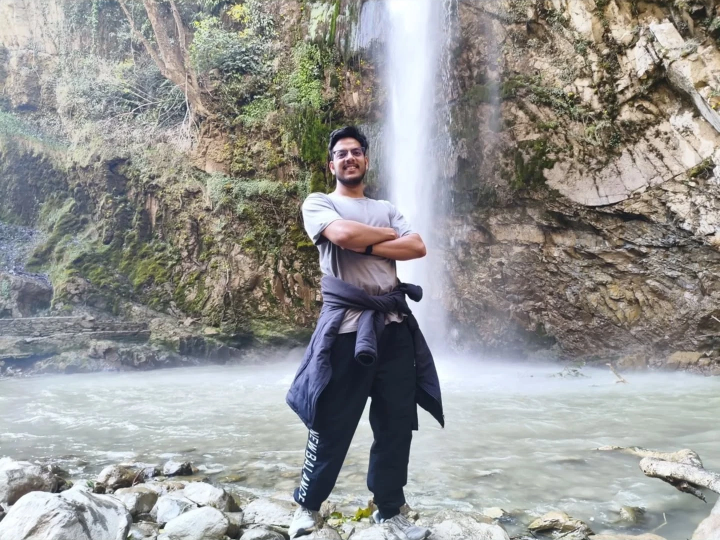
#> input picture photos/adventure/01-waterfall-standing.webp, 1440 x 1080 px (shown at 1/2 size)
$ python depad-instagram.py ../photos/adventure/01-waterfall-standing.webp ../photos/adventure/02-waterfall-closeup.webp
#> lines starting #> are read from the running program, lines starting #| are printed output that depends on the picture
#!/usr/bin/env python3
"""
Remove the blurred side/top bars Instagram adds when it squares a non-square photo.

    python3 tools/depad-instagram.py input.webp [output.webp]      # auto-detect, prints the crop box
    python3 tools/depad-instagram.py input.webp out.webp --box 180,0,1260,1440   # force a crop box

Use it on photos exported from an Instagram backup BEFORE dropping them into photos/<category>/.
(Photos taken straight from your phone gallery do not need this.) Needs: pip install pillow
"""
import sys, statistics
from PIL import Image, ImageOps, ImageChops

CANDS = [0, 108, 144, 180, 240, 315]  # common pad widths on a 1440px square

def profiles(im):
    g = im.convert("L"); W, H = g.size
    dx = ImageChops.difference(g.crop((0, 0, W - 1, H)), g.crop((1, 0, W, H)))
    dy = ImageChops.difference(g.crop((0, 0, W, H - 1)), g.crop((0, 1, W, H)))
    col = list(dx.resize((W - 1, 1), Image.BOX).get_flattened_data() if hasattr(dx, "get_flattened_data") else dx.resize((W - 1, 1), Image.BOX).getdata())
    row = list(dy.resize((1, H - 1), Image.BOX).get_flattened_data() if hasattr(dy, "get_flattened_data") else dy.resize((1, H - 1), Image.BOX).getdata())
    return col, row

def score(p, n, b):
    if b == 0: return 0.0
    bar = sum(p[2:b - 3]) / max(1, b - 5)
    cont = sum(p[b + 3:min(n - 1, 2 * b)]) / max(1, min(n - 1, 2 * b) - b - 3)
    step = max(p[b - 2:b + 2]); base = statistics.median(p[b + 3:b + 40]) + 0.5
    return (cont / (bar + 0.3)) * (step / base)

def detect(im, thr=10):
    W, H = im.size
    if abs(W - 1440) > 8 and abs(H - 1440) > 8: return (0, 0, W, H)   # not an Instagram square export
    scale = W / 1440
    col, row = profiles(im)
    best = lambda p, n: max(((score(p, n, int(b * scale)), int(b * scale)) for b in CANDS))
    sx, bx = best(col, W); sy, by = best(row, H)
    bx = bx if sx > thr else 0; by = by if sy > thr else 0
    return (bx, by, W - bx, H - by)

if __name__ == "__main__":
    if len(sys.argv) < 2: print(__doc__); sys.exit(1)
    src = sys.argv[1]; out = sys.argv[2] if len(sys.argv) > 2 and not sys.argv[2].startswith("--") else None
    im = ImageOps.exif_transpose(Image.open(src)).convert("RGB")
#> im is the input picture: PIL image 1440x1080 RGB; mean R, G, B 149.8, 149.7, 147.4
    box = tuple(int(v) for v in sys.argv[sys.argv.index("--box") + 1].split(",")) if "--box" in sys.argv else detect(im)
#> in profiles, `g = im.convert('L')`:
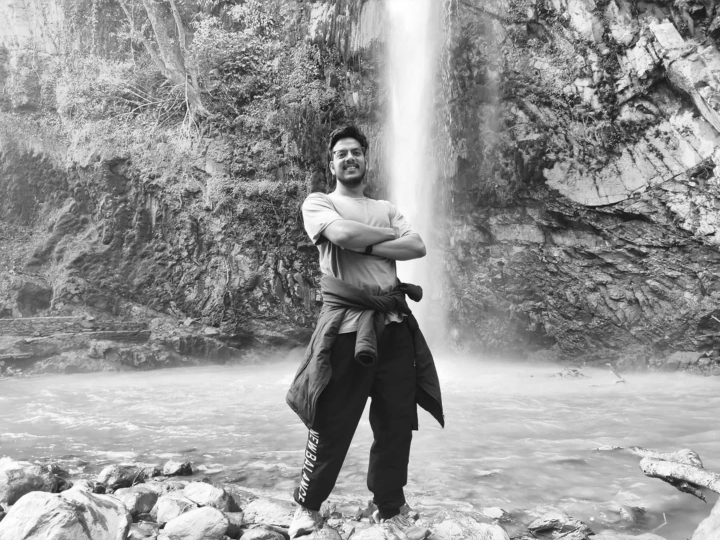
#> g: PIL image 1440x1080 L (shown at 1/2 size); min 8, max 255, mean 149.5
#> in profiles, `dx = ImageChops.difference(g.crop((0, 0, W - 1, H)), g.crop((1, 0, W, ..`:
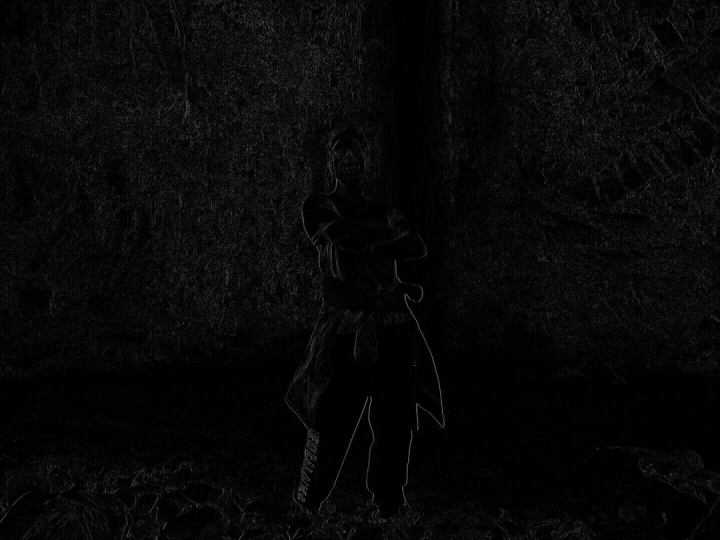
#> dx: PIL image 1439x1080 L (shown at 1/2 size); min 0, max 149, mean 7.6
#> in profiles, `col = list(dx.resize((W - 1, 1), Image.BOX).get_flattened_data() if ha..`: col = 1439 values, max 19 at index 615, min 1 at index 800, mean 7.56
#> in profiles, `row = list(dy.resize((1, H - 1), Image.BOX).get_flattened_data() if ha..`: row = 1079 values, max 17 at index 171, min 1 at index 756, mean 8.36
#> in detect, `sx, bx = best(col, W)`: sx = 1.95; bx = 144
#> in detect, `sy, by = best(row, H)`: sy = 1.53; by = 108
#> in detect, `bx = bx if sx > thr else 0`: bx = 0
#> box = (0, 0, 1440, 1080)
    print("crop box:", box, "of", im.size)
#| crop box: (0, 0, 1440, 1080) of (1440, 1080)
    if out: im.crop(box).save(out, quality=92, method=6) if out.lower().endswith(".webp") else im.crop(box).save(out, quality=92)

$ run again, on photos/adventure/03-bridge-waterfall.webp
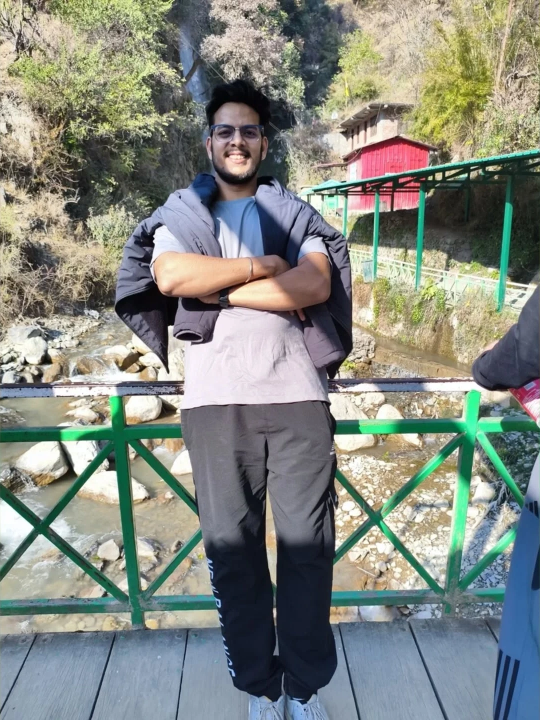
#> input picture photos/adventure/03-bridge-waterfall.webp, 1080 x 1440 px (shown at 1/2 size)
#> im is the input picture: PIL image 1080x1440 RGB; mean R, G, B 132, 136.8, 129.1
#> in profiles, `g = im.convert('L')`:
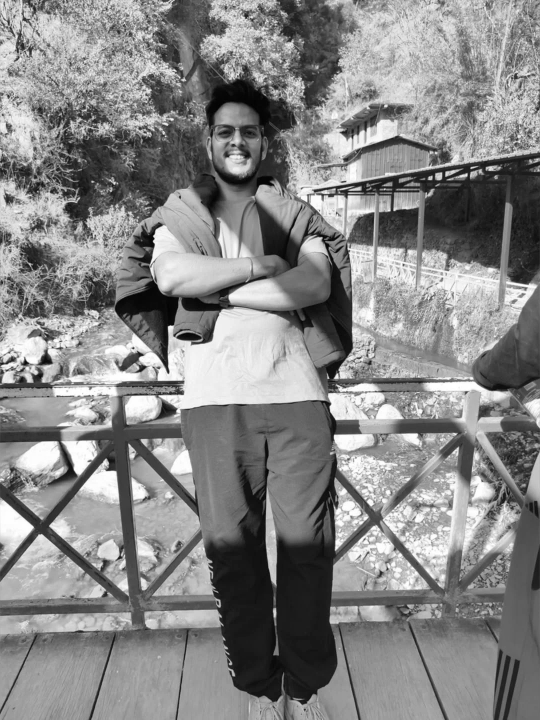
#> g: PIL image 1080x1440 L (shown at 1/2 size); min 0, max 255, mean 134.5
#> in profiles, `dx = ImageChops.difference(g.crop((0, 0, W - 1, H)), g.crop((1, 0, W, ..`:
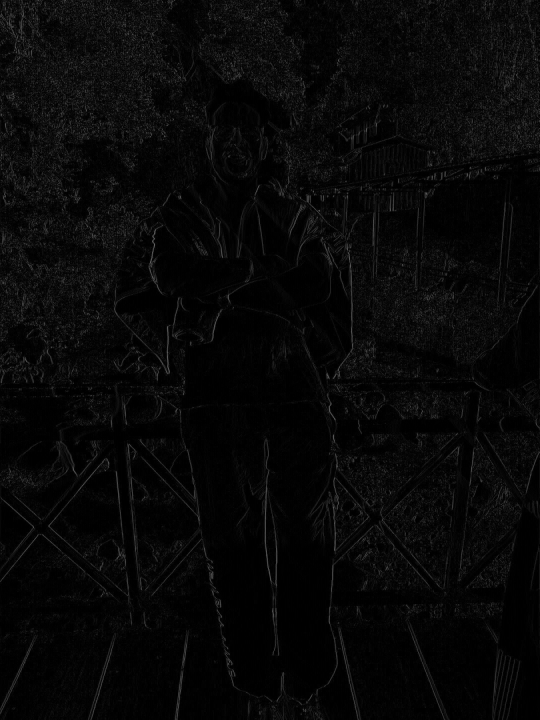
#> dx: PIL image 1079x1440 L (shown at 1/2 size); min 0, max 144, mean 7.6
#> in profiles, `col = list(dx.resize((W - 1, 1), Image.BOX).get_flattened_data() if ha..`: col = 1079 values, max 16 at index 703, min 3 at index 460, mean 7.58
#> in profiles, `row = list(dy.resize((1, H - 1), Image.BOX).get_flattened_data() if ha..`: row = 1439 values, max 19 at index 791, min 1 at index 1288, mean 7.4
#> in detect, `sx, bx = best(col, W)`: sx = 1.21; bx = 108
#> in detect, `sy, by = best(row, H)`: sy = 1.37; by = 135
#> in detect, `bx = bx if sx > thr else 0`: bx = 0
#> box = (0, 0, 1080, 1440)
#| crop box: (0, 0, 1080, 1440) of (1080, 1440)

$ run again, on photos/adventure/04-hillside-smile.webp
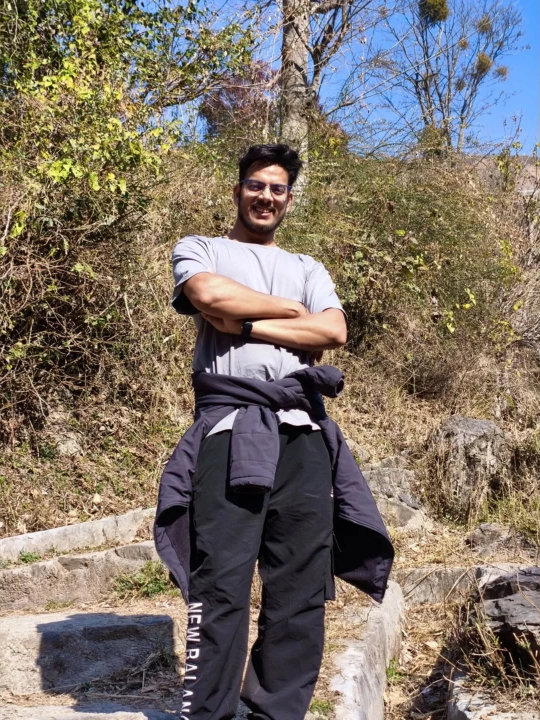
#> input picture photos/adventure/04-hillside-smile.webp, 1080 x 1440 px (shown at 1/2 size)
#> im is the input picture: PIL image 1080x1440 RGB; mean R, G, B 125.1, 114.5, 104.3
#> in profiles, `g = im.convert('L')`:
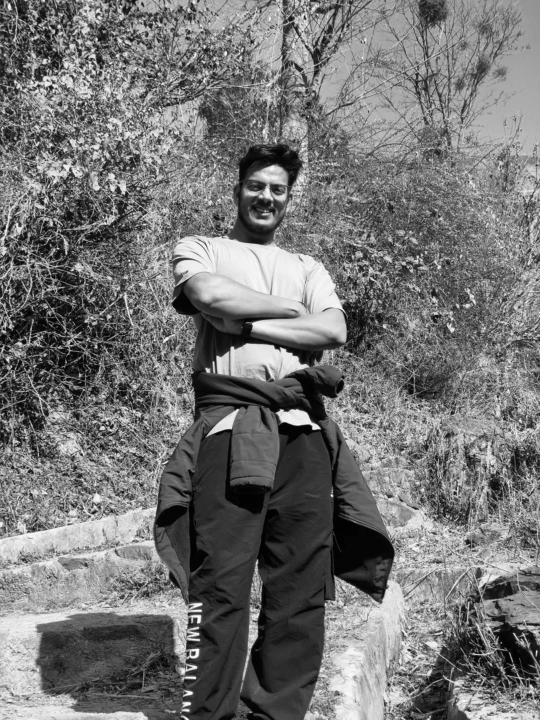
#> g: PIL image 1080x1440 L (shown at 1/2 size); min 0, max 255, mean 116.5
#> in profiles, `dx = ImageChops.difference(g.crop((0, 0, W - 1, H)), g.crop((1, 0, W, ..`:
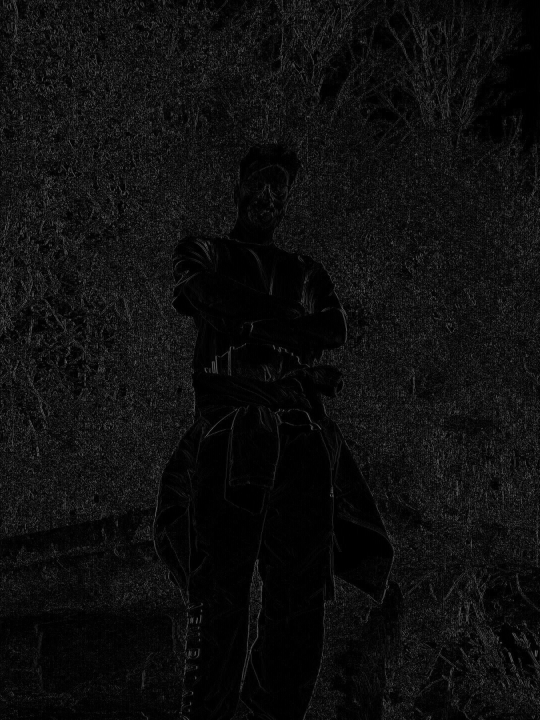
#> dx: PIL image 1079x1440 L (shown at 1/2 size); min 0, max 140, mean 14.4
#> in profiles, `col = list(dx.resize((W - 1, 1), Image.BOX).get_flattened_data() if ha..`: col = 1079 values, max 26 at index 307, min 5 at index 438, mean 14.4
#> in profiles, `row = list(dy.resize((1, H - 1), Image.BOX).get_flattened_data() if ha..`: row = 1439 values, max 25 at index 391, min 7 at index 1077, mean 14.25
#> in detect, `sx, bx = best(col, W)`: sx = 1.3; bx = 180
#> in detect, `sy, by = best(row, H)`: sy = 1.32; by = 81
#> in detect, `bx = bx if sx > thr else 0`: bx = 0
#> box = (0, 0, 1080, 1440)
#| crop box: (0, 0, 1080, 1440) of (1080, 1440)

$ run again, on photos/adventure/05-snow-arms-crossed.webp
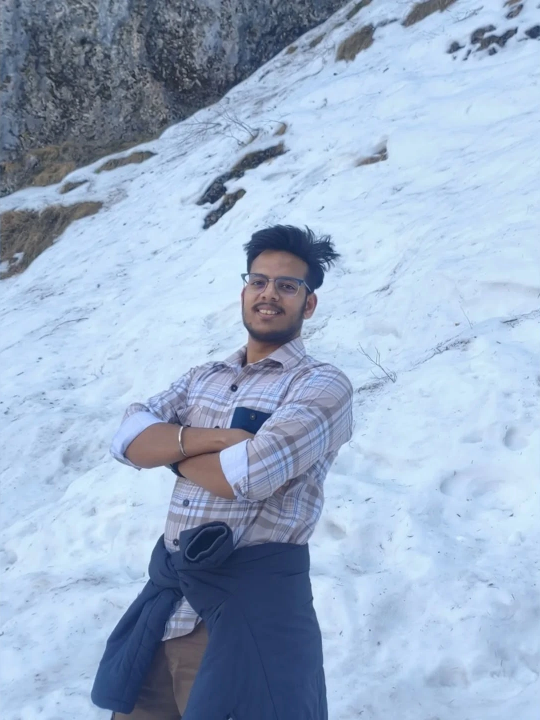
#> input picture photos/adventure/05-snow-arms-crossed.webp, 1080 x 1440 px (shown at 1/2 size)
#> im is the input picture: PIL image 1080x1440 RGB; mean R, G, B 155.3, 175.3, 201.6
#> in profiles, `g = im.convert('L')`:
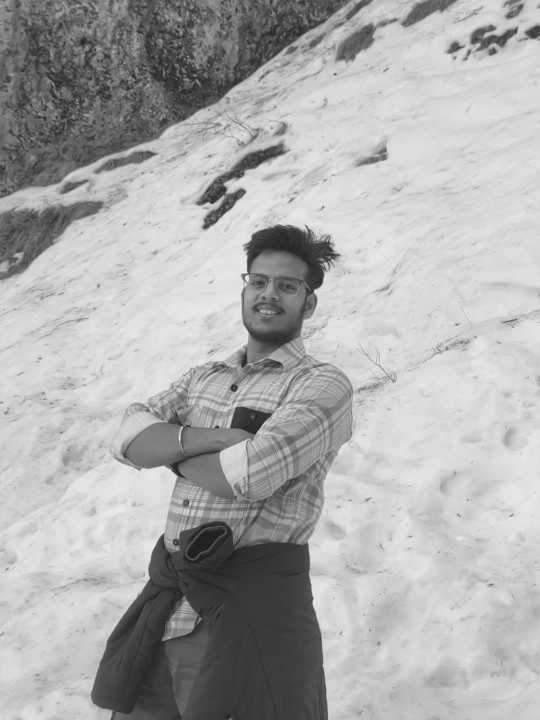
#> g: PIL image 1080x1440 L (shown at 1/2 size); min 20, max 246, mean 172.3
#> in profiles, `dx = ImageChops.difference(g.crop((0, 0, W - 1, H)), g.crop((1, 0, W, ..`:
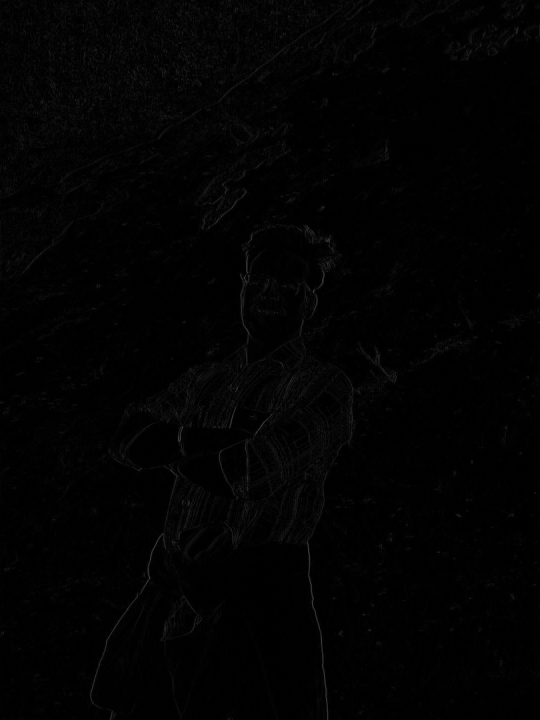
#> dx: PIL image 1079x1440 L (shown at 1/2 size); min 0, max 93, mean 2.3
#> in profiles, `col = list(dx.resize((W - 1, 1), Image.BOX).get_flattened_data() if ha..`: col = 1079 values, max 7 at index 491, min 0 at index 842, mean 2.35
#> in profiles, `row = list(dy.resize((1, H - 1), Image.BOX).get_flattened_data() if ha..`: row = 1439 values, max 8 at index 23, min 0 at index 1290, mean 2.57
#> in detect, `sx, bx = best(col, W)`: sx = 1.76; bx = 236
#> in detect, `sy, by = best(row, H)`: sy = 1.3; by = 81
#> in detect, `bx = bx if sx > thr else 0`: bx = 0
#> box = (0, 0, 1080, 1440)
#| crop box: (0, 0, 1080, 1440) of (1080, 1440)
